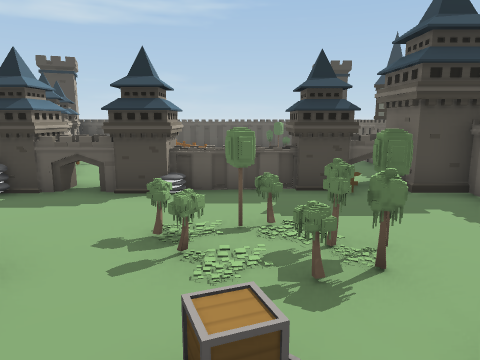
view 1 (above)

19 first-person views from a walk through a 3-D level made in the Unity game engine. The camera is 1.4 m above the floor, tilts 10° down and sees 70° across. The floor is counted in squares, 1 m on a side. Each view is taken from the middle of a square. On the plan, view 1 faces up. The plan holds only what a view shows up to about 15 squares ahead; the rest is blank. The place goes on beyond the plan. Some surface patterns are stand-ins.

view 2
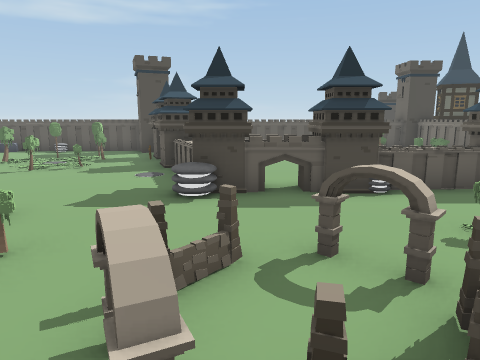

view 3
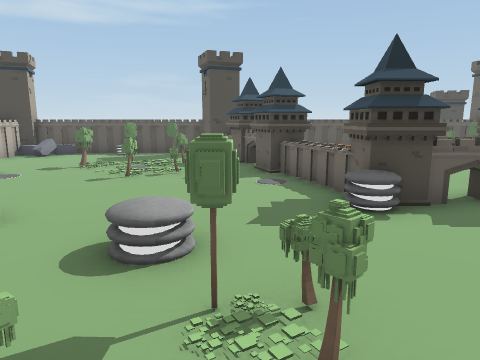

view 4
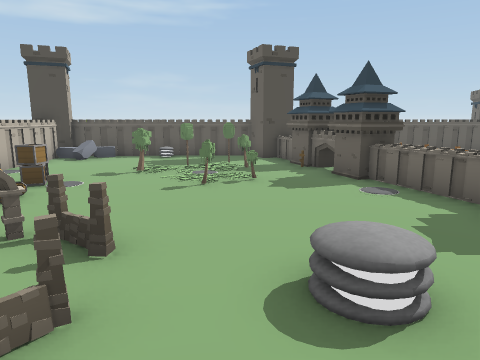

view 5
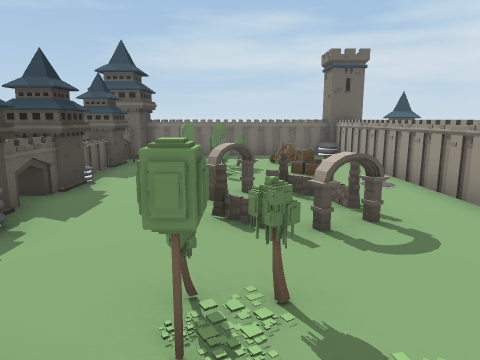

view 6
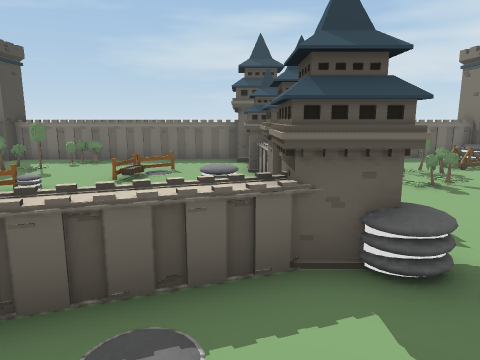

view 7
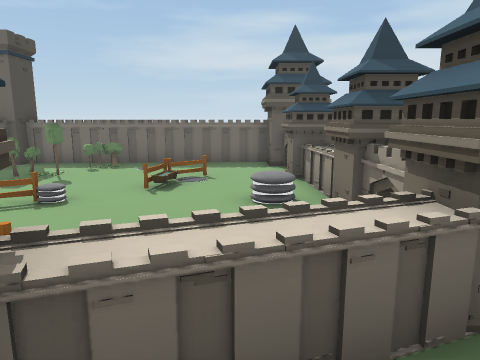

view 8
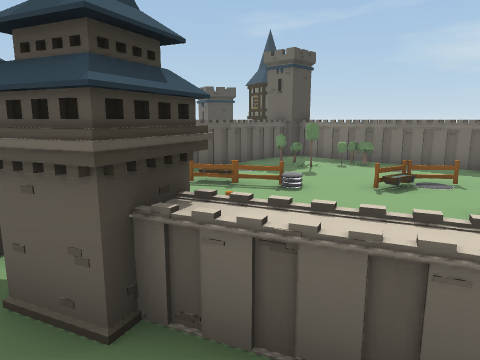

view 9
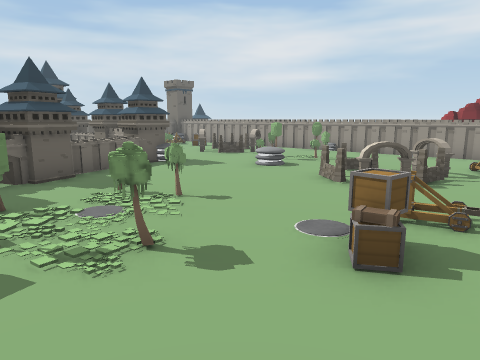

view 10
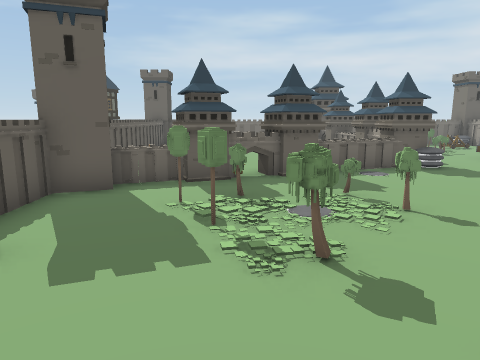

view 11
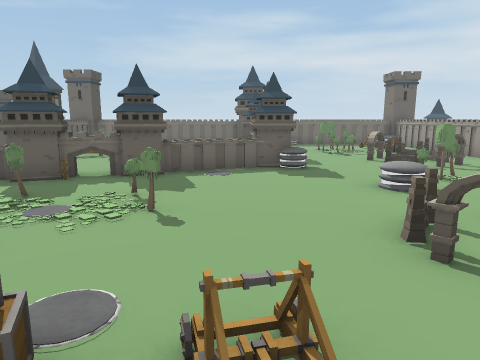

view 12
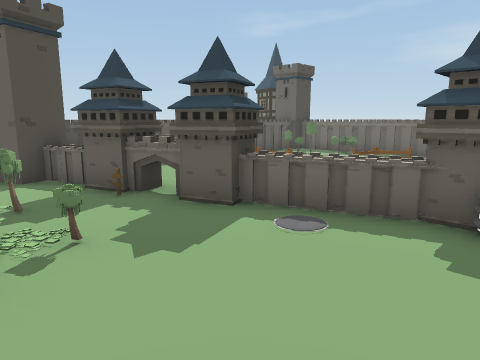

view 13
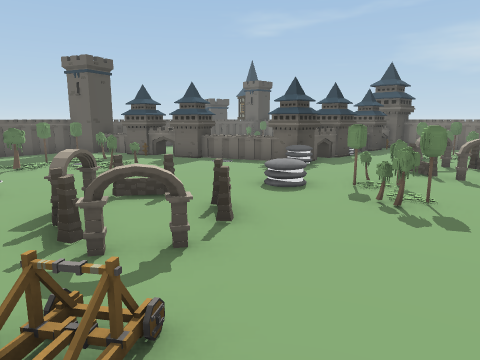

view 14
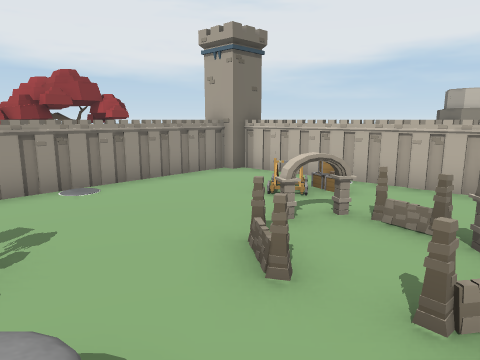

view 15
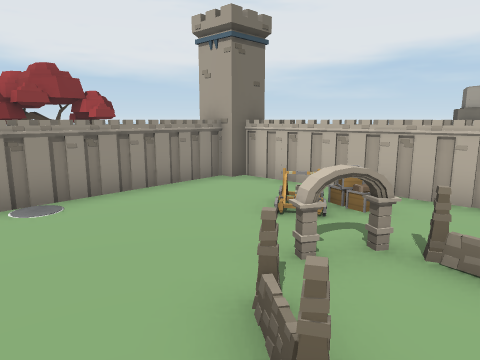

view 16
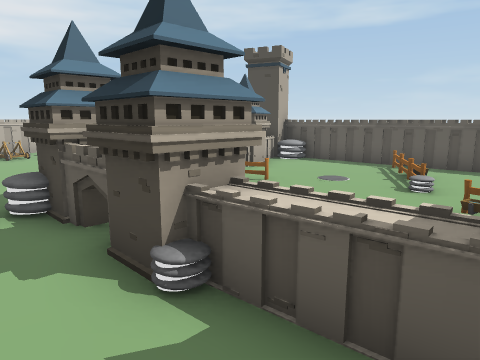

view 17
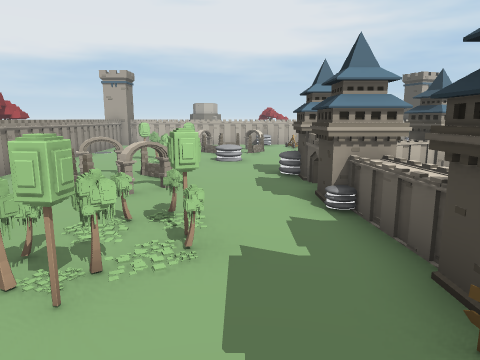

view 18
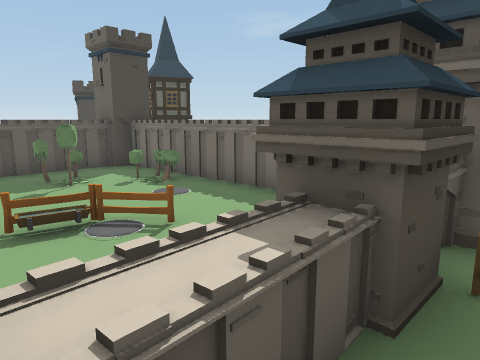

view 19
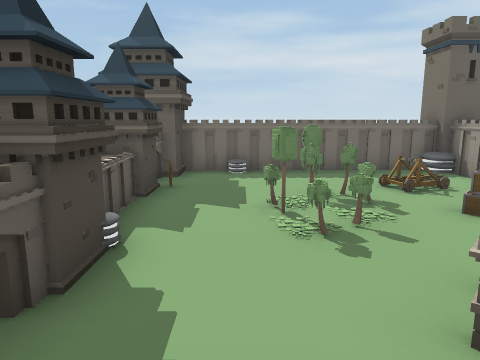

### Floor plan
Key: @ floor where view 1 was taken; # wall or solid block; . floor; / step, stairs or slope; = window, fence, low wall or low ledge; ≈ water the walk keeps out of; ^ raised ledge; T tower; R tree; O other object.
Columns run from 17 left of view 1 to 5 right of it. Each row starts with its distance up from view 1.
 17                   ≈≈≈TT
 16 TT^^^^^=^#^O^#^^^^^##T#
 15 T###.O...TOO^^^^^OO^^^^
 14  ^.O......#O^^^O^OOR^^^
 13  ^......R.OO^^O^^^^^OO^
 12  ^....R.O.##^^O^^^^OO^^
 11   ...OO...OOO^^^^OOOO^#
 10   ..O...O..O#^^^^^O^^^#
  9  =.//..O....^^^^^^^^^^#
  8  =./O.......#O^OO^OOT##
  7    .........OO^OO=OO#T#
  6    ..=O.....OO.O......^
  5  ^..O#=O.O............^
  4  ^..O==O......=.OOOR..^
  3  ^=.==O...OOOO==ORO...^
  2  ^#OO....OR..=#O......^
  1  ^=......R...OO..O.O..^
  0  #=..............@....#
 -1  ##===OO^^^^=^^^^^=^^O
 -2  TT^^#^^^

Where each view was taken, in squares from view 1:
view 1: 0 up, 0 right, facing up
view 2: 0 up, 4 left, facing up
view 3: 1 up, 7 left, facing up
view 4: 2 up, 9 left, facing up
view 5: 3 up, 9 left, facing right
view 6: 8 up, 8 left, facing right
view 7: 9 up, 7 left, facing right
view 8: 8 up, 7 left, facing up-right
view 9: 13 up, 15 left, facing down-right
view 10: 12 up, 15 left, facing right
view 11: 8 up, 15 left, facing right
view 12: 6 up, 10 left, facing up-right
view 13: 0 up, 14 left, facing up-right
view 14: 6 up, 8 left, facing down-left
view 15: 5 up, 9 left, facing down-left
view 16: 5 up, 1 right, facing up-left
view 17: 5 up, 4 right, facing left
view 18: 6 up, 1 left, facing up-right
view 19: 5 up, 5 left, facing right
